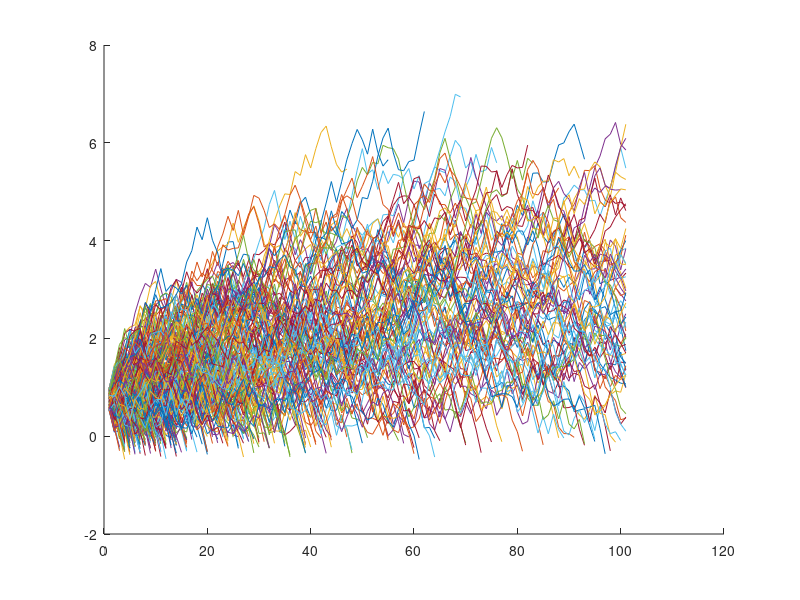

The MATLAB source for this figure:

% Random Walk 1D
bias=0.02;
f = @(x) x + random('unif',-0.5-bias,0.5+bias);
% formulate as a reach-avoid problem
% initial set （initMin,initMax）
initMin = 0.5;
initMax = 1;
% domain set (domainMin, domainMax)
domainMin = -1;
domainMax = 10;
% target set (-INF, targetMax)
targetMax = 0;
% unsafe set (unsafeMin, INF)
unsafeMin = 5;
% tolerant
tolerant = 10;

sampleNum = 300; % num of samples
timeHorizon = 100;

reachCount = 0; % num of finished trials
badCount = 0; % touch unsafe region >= tolerant before hitting
 

figure (1);
hold on;
for i = [1:sampleNum] 
    curx = random('unif',initMin,initMax); 
    listx = [curx];
    count = 0;

    for t = [1:timeHorizon]
        curx =  f(curx);
        listx = [listx curx];
        
        if curx >= unsafeMin
            count = count+1;
            if count > tolerant
                badCount = badCount+1;
                break;
            end
        elseif curx <= targetMax
            reachCount = reachCount+1;
            break
        end
    end
    plot( [1:length(listx)], listx);
end

total = reachCount+badCount;
fprintf("Number of Samples: %d/%d \n", total, sampleNum);
fprintf("Among all finished trials, safe: %d , unsafe %d\n", reachCount, badCount);
fprintf("Predict Gamma Lower Bound: %f\n", badCount/total*(tolerant+1));

%{
figure(2);
hold on
syms x
s = '-0.0577528134472+0.119229870255*internal(1)-0.0615368768185*internal(1)^2'
v = strrep(s,'internal(1)','x');
%v = strrep(s,'internal(2)','y');
v = eval(v);
fplot(v, [-10 10])

plot([-10 10], [-1 -1],'Color', 'r');
%}